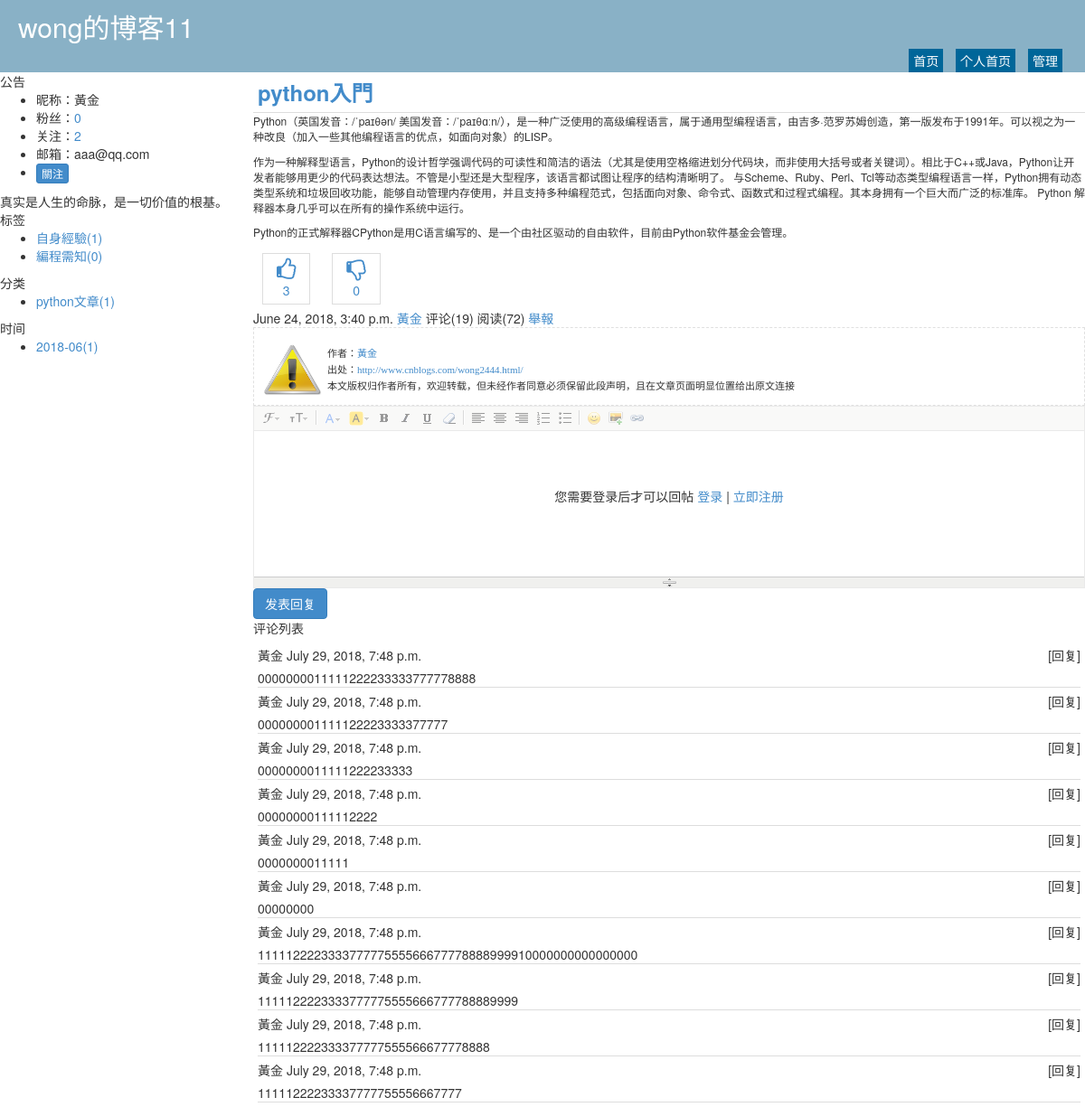
Page /wong2444/1.html on the committed database.
### repository/models.py (models this page shows, shortened)
class Blog(models.Model):
    nid = models.BigAutoField(primary_key=True)
    title = models.CharField(verbose_name='个人博客标题', max_length=64)
    site = models.CharField(verbose_name='个人博客前缀', max_length=32, unique=True)
    theme = models.CharField(verbose_name='博客主题', max_length=32)
    user = models.OneToOneField(to='UserInfo', to_field='nid', on_delete=models.CASCADE)

class UserInfo(models.Model):
    nid = models.BigAutoField(primary_key=True)
    username = models.CharField(verbose_name='用户名', max_length=32, unique=True)
    password = models.CharField(verbose_name='密码', max_length=64)
    nickname = models.CharField(verbose_name='昵称', max_length=32)
    email = models.EmailField(verbose_name='邮箱', unique=True)
    avatar = models.ImageField(verbose_name='头像', upload_to="./static/imgs/avatar/",
                               default="static/imgs/avatar/default.png")
    create_time = models.DateTimeField(verbose_name='创建时间', auto_now_add=True)
    fans = models.ManyToManyField(verbose_name='粉丝们',
                                  to='UserInfo',  # 要進行關聯的表
                                  through='UserFans',  # 指定第三張表的表名
                                  related_name='f',  # 反向操作時用的字段名,不設置是表名_set
                                  through_fields=('user', 'follower'))
    def __str__(self):
        return self.username

class Tag(models.Model):
    nid = models.AutoField(primary_key=True)
    title = models.CharField(verbose_name='标签名称', max_length=32)
    blog = models.ForeignKey(verbose_name='所属博客', to='Blog', to_field='nid', on_delete=models.CASCADE)

class Category(models.Model):
    nid = models.AutoField(primary_key=True)
    title = models.CharField(verbose_name='分类标题', max_length=32)
    blog = models.ForeignKey(verbose_name='所属博客', to='Blog', to_field='nid', on_delete=models.CASCADE)

class Article(models.Model):
    nid = models.BigAutoField(primary_key=True)
    title = models.CharField(verbose_name='文章标题', max_length=128)
    summary = models.CharField(verbose_name='文章简介', max_length=255)
    read_count = models.IntegerField(default=0)
    comment_count = models.IntegerField(default=0)
    up_count = models.IntegerField(default=0)
    down_count = models.IntegerField(default=0)
    create_time = models.DateTimeField(verbose_name='创建时间', auto_now_add=True)
    blog = models.ForeignKey(verbose_name='所属博客', to='Blog', to_field='nid', on_delete=models.CASCADE)
    category = models.ForeignKey(verbose_name='文章类型', to='Category', to_field='nid', null=True,
                                 on_delete=models.CASCADE)
    type_choices = [
        (1, "Python"),
        (2, "Linux"),
        (3, "OpenStack"),
        (4, "GoLang"),
    ]
    article_type_id = models.IntegerField(choices=type_choices, default=None)
    tags = models.ManyToManyField(
        to="Tag",
        through='Article2Tag',
        through_fields=('article', 'tag'),
    )

class ArticleDetail(models.Model):
    content = models.TextField(verbose_name='文章内容', )
    article = models.OneToOneField(verbose_name='所属文章', to='Article', to_field='nid', on_delete=models.CASCADE)

class Comment(models.Model):
    nid = models.BigAutoField(primary_key=True)
    content = models.CharField(verbose_name='评论内容', max_length=255)
    create_time = models.DateTimeField(verbose_name='创建时间', default=timezone.now)
    reply = models.ForeignKey(verbose_name='回复评论', to='self', related_name='back', null=True, on_delete=models.CASCADE)
    article = models.ForeignKey(verbose_name='评论文章', to='Article', to_field='nid', on_delete=models.CASCADE)
    user = models.ForeignKey(verbose_name='评论者', to='UserInfo', to_field='nid', on_delete=models.CASCADE)

### web/views/home.py (the view)
# urls.py: re_path('^(?P<site>\w+)/(?P<nid>\d+).html$', home.detail),
def detail(request, site, nid):
    blog = models.Blog.objects.filter(site=site).select_related('user').first()
    tag_list = models.Tag.objects.filter(blog=blog)
    category_list = models.Category.objects.filter(blog=blog)
    date_list = models.Article.objects.raw(
        'select nid, count(nid) as num,strftime("%%Y-%%m",create_time) as ctime from repository_article where blog_id=%d group by strftime("%%Y-%%m",create_time)' % (
            blog.nid))
    article = models.Article.objects.filter(blog=blog, nid=nid).select_related('category', 'articledetail').first()
    article.read_count = article.read_count + 1
    article.save()
    data_count = models.Comment.objects.filter(article=article).count()
    comment_list = models.Comment.objects.filter(article=article, reply=None).order_by('-nid')[
                   0:10]
    return render(
        request,
        'home_detail.html',
        {
            'blog': blog,
            'article': article,
            'comment_list': comment_list,
            'tag_list': tag_list,
            'category_list': category_list,
            'date_list': date_list,
            'data_count': data_count,
        }
    )

### templates/home_detail.html (shortened to what this page needs)
{% extends 'home_layout.html' %}
{% block css %}
<link rel="stylesheet" href="/static/plugins/kindeditor/themes/default/default.css"/>
{% endblock %}
{% block content %}
{% load myTag%}
<div class="art-title">
    <a>{{ article.title }}</a>
</div>
<div class="art-content">
    {{ article.articledetail.content|safe }}
</div>
<div class="art-recommend clearfix">
    <div class="recommend">
        <a href="#" class="up" id="btn_like" onclick="like('{{article.blog.user}}','{{article.nid}}',this)"
           style="margin: 5px 10px;display: inline-block;padding: 5px 15px;border: 1px solid #dddddd;text-align: center;">
            {% if article|like:request.session.user_info.username%}
            <i class="fa fa-thumbs-up fa-3" aria-hidden="true" style="font-size: 25px"></i>
            {%else%}
            <i class="fa fa-thumbs-o-up fa-3" aria-hidden="true" style="font-size: 25px"></i>
            {%endif%}
            <br/>
            <span>{{ article.up_count }}</span>
        </a>
        <a href="#" class="down" id="btn_dislike" onclick="dislike('{{article.blog.user}}','{{article.nid}}',this)"
           style="margin: 5px 10px;display: inline-block;padding: 5px 15px;border: 1px solid #dddddd;text-align: center;">
            {% if article|dislike:request.session.user_info.username%}
            <i class="fa fa-thumbs-down fa-3" aria-hidden="true" style="font-size: 25px"></i>
            {%else%}
            <i class="fa fa-thumbs-o-down fa-3" aria-hidden="true" style="font-size: 25px"></i>
            {%endif%}
            <br/>
            <span>{{ article.down_count }}</span>
        </a>
    </div>
</div>
<div class="art-tips clearfix">
    <div class="tips">
        <span class="ctime">{{ article.create_time }}</span>
        <a class="author">{{ blog.user.nickname }}</a>
        <span class="comment-count">评论({{ article.comment_count }})</span>
        <span class="read-count">阅读({{ article.read_count }})</span>
        <span><a
                href="report.html?title={{article.title}}&article_id={{article.nid}}&username={{article.blog.user.username}}">舉報</a> </span>
    </div>
</div>
<div id="AllanboltSignature">
    <div style="border-bottom: #e0e0e0 1px dashed; border-left: #e0e0e0 1px dashed; padding: 10px; font-family: 微软雅黑; font-size: 11px; border-top: #e0e0e0 1px dashed; border-right: #e0e0e0 1px dashed; "
         id="PSignature">
        <div style="float:left;width:70px;">
            <img src="/static/imgs/o_Warning.png" style="width:65px;height:65px">
        </div>
        <div style="float:left;padding-top:10px;">
            <div style="padding: 1px">作者：<a href="#">{{ blog.user.nickname }}</a></div>
            <div style="padding: 1px">出处：<a href="#">http://www.cnblogs.com/{{ blog.site }}.html/</a>
            </div>
            <div style="padding: 1px">本文版权归作者所有，欢迎转载，但未经作者同意必须保留此段声明，且在文章页面明显位置给出原文连接</div>
        </div>
    </div>
</div>
<div class="art-comment">
    <div class="comment-area">
        <div class="reply-area" style="position: relative;">
            {% if not request.session.user_info %}
            <div style="text-align:center;line-height:200px;position: absolute;top:0;left:0;right:0;bottom: 0;background-color: rgba(255,255,255,.6)">
                您需要登录后才可以回帖 <a href="/login.html">登录</a> | <a href="/register.html">立即注册</a>
            </div>
            {% endif %}
        </div>
        <div>
            <div class="reply-btn">
                <a class="btn btn-primary" id="btn_reply"
                   onclick="reply('{{article.nid}}','{{request.session.user_info.nid}}','','',this)">发表回复</a>
            </div>
        </div>
    </div>
    <div class="comment-title">
        评论列表
    </div>
    <div class="comment-list">
        {% for comment in comment_list %}
        <div class="comment-item">
            <div class="reply-title clearfix">
                <div class="user-info">
                    <span>{{ comment.user.nickname }}</span>
                    <span>{{ comment.create_time }}</span>
                </div>
                <div class="reply">
                    <span
                            onclick="reply_comment('{{article.nid}}','{{request.session.user_info.nid}}','{{comment.nid}}','{{comment.user.nickname}}',this)">[回复]</span>
                </div>
            </div>
            <div class="reply-body">
                <div class="content">
                    {{ comment.content }}<br/>
                </div>
            </div>
        </div>
        {% endfor %}
    </div>
</div>
{% endblock %}

### templates/home_layout.html (shortened to what this page needs)
<!DOCTYPE html>
<html>
<head lang="en">
    <link rel="stylesheet" href="/static/plugins/bootstrap/css/bootstrap.css"/>
    <link rel="stylesheet" href="/static/plugins/font-awesome/css/font-awesome.css"/>
    <link rel="stylesheet" href="/static/css/edmure.css"/>
    <link rel="stylesheet" href="/static/css/commons.css"/>
    <link rel="stylesheet" href="/static/css/row-avatar.css"/>
    <link rel="stylesheet" href="/static/css/theme/{{ blog.theme }}.css"/>
    {% block css %}{% endblock %}
    {% load myTag%}
</head>
<body>
<div class="pg-header">
    <div class="title">{{ blog.title }}</div>
    <div class="menu-list">
        <a class="menu-item" href="/">首页</a>
        <a class="menu-item" href="/{{ blog.site }}.html">个人首页</a>
        <a class="menu-item" href="/backend/index.html">管理</a>
    </div>
</div>
<div class="pg-body">
    <div class="body-menu">
        <div class="notice">
            <div class="notice-header">公告</div>
            <div class="notice-body">
                <ul>
                    <li>昵称：{{ blog.user.nickname }}</li>
                    <li>粉丝：<span><a href="/get_follower/{{blog.site}}.html">{{ blog.user.fans.count }}</a></span></li>
                    <li>关注：<span><a href="/get_blogger/{{blog.site}}.html">{{ blog.user.f.count }}</a></span></li>
                    <li>邮箱：{{ blog.user.email }}</li>
                    {%if blog.user.nid != request.session.user_info.nid%}
                    {%if blog.user.fans.all|check_follow:request.session.user_info.nid%}
                    <li><input type="button" value="取消關注" class="btn btn-danger btn-xs" onclick="unfollow(this)"></li>
                    {%else%}
                    <li><input type="button" value="關注" class="btn btn-primary btn-xs" onclick="follow(this)"></li>
                    {%endif%}
                    {%endif%}
                </ul>
                <div class="memo">
                    真实是人生的命脉，是一切价值的根基。
                </div>
            </div>
        </div>
        <div class="tags">
            <div class="tags-header">标签</div>
            <div class="tags-body">
                <ul>
                    {% for tag in tag_list %}
                    <li><a href="/{{ blog.site }}/tag/{{ tag.nid }}.html">{{ tag.title }}({{ tag.article_set.count }})</a></li>
                    {% endfor %}
                </ul>
            </div>
        </div>
        <div class="types">
            <div class="types-header">分类</div>
            <div class="types-body">
                <ul>
                    {% for tag in category_list %}
                    <li><a href="/{{ blog.site }}/category/{{ tag.nid }}.html">{{ tag.title }}({{ tag.article_set.count }})</a></li>
                    {% endfor %}
                </ul>
            </div>
        </div>
        <div class="dates">
            <div class="dates-header">时间</div>
            <div class="dates-body">
                <ul>
                    {% for tag in date_list %}
                    <li><a href="/{{ blog.site }}/date/{{ tag.ctime }}.html">{{ tag.ctime}}({{ tag.num}})</a></li>
                    {% endfor %}
                </ul>
            </div>
        </div>
    </div>
    <div class="body-content">
        {% block content %}{% endblock %}
    </div>
</div>
</body>
</html>

### static/css/commons.css (style rules this page uses)
img { border: 0; }

### static/css/theme/default.css (style rules this page uses)
.pg-header { height: 80px; background-color: #89b1c6; position: relative; color: #ffffff; }
.pg-header .title { font-size: 30px; line-height: 60px; margin-left: 20px; }
.pg-header .menu-list { position: absolute; bottom: 0; right: 20px; }
.pg-header .menu-list a { color: #ffffff; display: inline-block; padding: 3px 5px; margin: 0 5px; background-color: #006699; }
.pg-body { min-width: 980px; position: relative; }
.pg-body .body-menu { position: absolute; left: 0; width: 280px; }
.pg-body .body-content { position: absolute; right: 0; left: 280px; overflow: scroll; }
.pg-body .body-content .art-title { font-size: 24px; font-weight: bold; border-bottom: 1px solid #dddddd; padding: 5px; }
.pg-body .body-content .art-content { font-size: 12px; }
.pg-body .body-content .art-comment .comment-list { padding: 5px; }
.pg-body .body-content .art-comment .comment-list .comment-item { border-bottom: 1px solid #dddddd; }
.pg-body .body-content .art-comment .comment-list .reply-title { margin: 5px 0; }
.pg-body .body-content .art-comment .comment-list .reply-title .user-info { float: left; }
.pg-body .body-content .art-comment .comment-list .reply-title .reply { float: right; }

### rows in the picture
Blog: title "wong的博客11", user.nickname "黃金", user.fans.count "0", user.f.count "2", user.email "aaa@qq.com", site "wong2444"
Tag: title "自身經驗", article_set.count "1"
Tag: title "編程需知", article_set.count "0"
Category: title "python文章", article_set.count "1"
Article: ctime "2018-06", num "1", title "python入門", articledetail.content "Python（英国发音：/ˈpaɪθən/ 美国发音：/ˈpaɪθɑːn/），是一种广泛使用的高级编程语言，属于通用型编程语言，由吉多·范罗苏姆创造，第一版发布于1991年。可以视之为一种改良（加入一些其他编程语言的优点，如面向对象）的LISP。 作为一种解释型语言，Python的设计哲学强调代码的可读性和简洁的语法（尤其是使用空格缩进划分代码块，而非使用大括号或者关键词）。相比于C++或Java，Python让开发者能够用更少的代码表达想法。不管是小型还是大型程序，该语言都试图让程序的结构清晰明了。 与Scheme、Ruby、Perl、Tcl等动态类型编程语言一样，Python拥有动态类型系统和垃圾回收功能，能够自动管理内存使用，并且支持多种编程范式，包括面向对象、命令式、函数式和过程式编程。其本身拥有一个巨大而广泛的标准库。 Python 解释器本身几乎可以在所有的操作系统中运行。 Python的正式解释器CPython是用C语言编写的、是一个由社区驱动的自由软件，目前由Python软件基金会管理。", up_count "3", down_count "0", create_time "June 24, 2018, 3:40 p.m.", comment_count "19", read_count "72"
Comment: user.nickname "黃金", create_time "July 29, 2018, 7:48 p.m.", content "0000000011111222233333777778888"
Comment: user.nickname "黃金", create_time "July 29, 2018, 7:48 p.m.", content "000000001111122223333377777"
Comment: user.nickname "黃金", create_time "July 29, 2018, 7:48 p.m.", content "0000000011111222233333"
Comment: user.nickname "黃金", create_time "July 29, 2018, 7:48 p.m.", content "00000000111112222"
Comment: user.nickname "黃金", create_time "July 29, 2018, 7:48 p.m.", content "0000000011111"
Comment: user.nickname "黃金", create_time "July 29, 2018, 7:48 p.m.", content "00000000"
Comment: user.nickname "黃金", create_time "July 29, 2018, 7:48 p.m.", content "111112222333377777555566677778888999910000000000000000"
Comment: user.nickname "黃金", create_time "July 29, 2018, 7:48 p.m.", content "1111122223333777775555666777788889999"
Comment: user.nickname "黃金", create_time "July 29, 2018, 7:48 p.m.", content "111112222333377777555566677778888"
Comment: user.nickname "黃金", create_time "July 29, 2018, 7:48 p.m.", content "11111222233337777755556667777"
